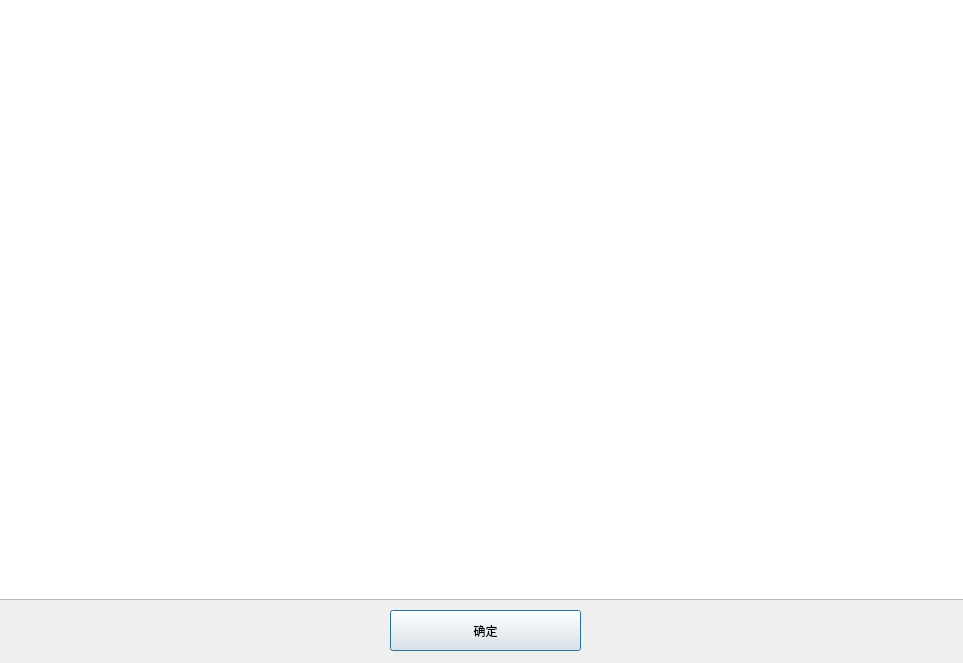
<?xml version="1.0" encoding="UTF-8"?>
<ui version="4.0">
 <class>Help</class>
 <widget class="QDialog" name="Help">
  <property name="geometry">
   <rect>
    <x>0</x>
    <y>0</y>
    <width>963</width>
    <height>663</height>
   </rect>
  </property>
  <property name="windowTitle">
   <string>Dialog</string>
  </property>
  <widget class="QPushButton" name="pushButton">
   <property name="geometry">
    <rect>
     <x>390</x>
     <y>610</y>
     <width>191</width>
     <height>41</height>
    </rect>
   </property>
   <property name="text">
    <string>确定</string>
   </property>
  </widget>
  <widget class="QWidget" name="gridLayoutWidget">
   <property name="geometry">
    <rect>
     <x>-1</x>
     <y>-11</y>
     <width>971</width>
     <height>611</height>
    </rect>
   </property>
   <layout class="QGridLayout" name="gridLayout">
    <item row="0" column="0">
     <widget class="QTextEdit" name="textEdit"/>
    </item>
   </layout>
  </widget>
 </widget>
 <resources/>
 <connections/>
</ui>
